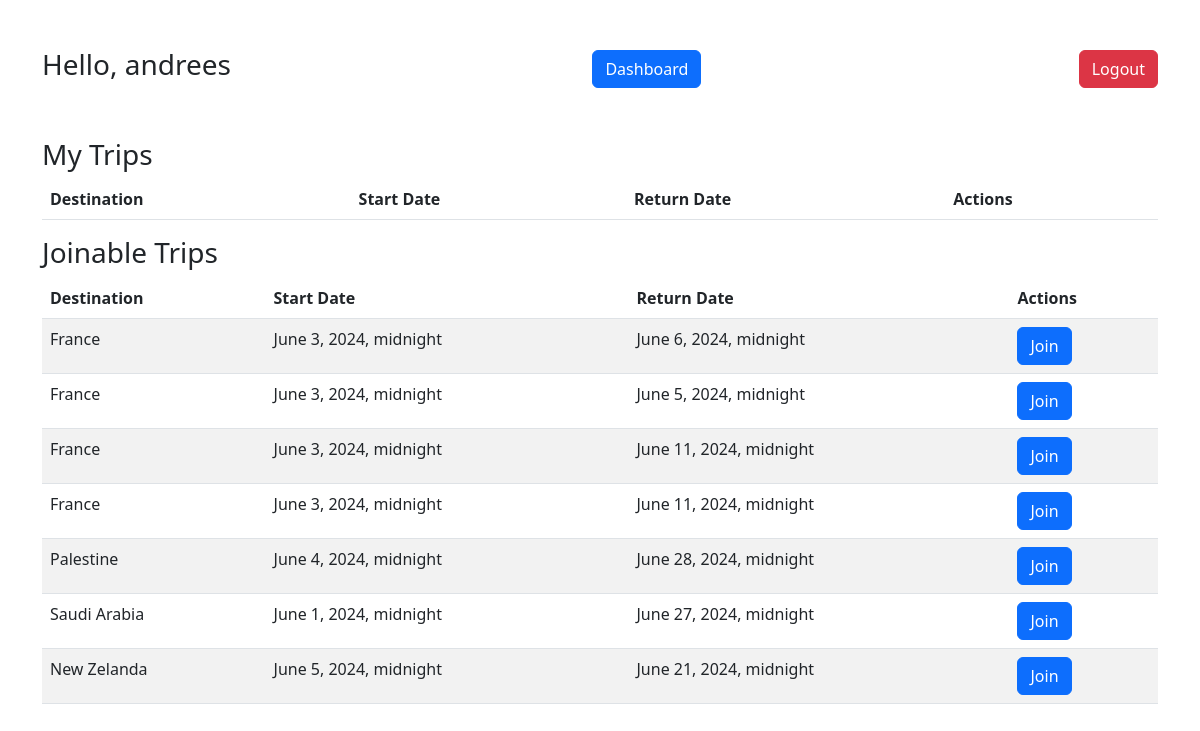
/mytrips (signed in), run on the app's committed database.
### myapp/models.py (models this page shows)
class User(models.Model):
    firstname = models.CharField(max_length=255)
    lastname = models.CharField(max_length=255)
    email = models.CharField(max_length=255)
    password = models.CharField(max_length=255)
    created_at = models.DateTimeField(auto_now_add=True)
    updated_at = models.DateTimeField(auto_now=True)
    objects = UserManager()

class Trip(models.Model):
    destination = models.CharField(max_length=255)
    start_date = models.DateTimeField()
    end_date = models.DateTimeField()
    travelers = models.ManyToManyField(User, related_name="trips")
    itinerary = models.CharField(max_length=50)
    created_at = models.DateTimeField(auto_now_add=True)
    updated_at = models.DateTimeField(auto_now=True)
    organizer = models.ForeignKey(User, related_name="user_trips", on_delete=models.CASCADE)
    objects = TripManager()

### myapp/views.py (the view)
# urls.py: path('mytrips', views.my_trips, name='my_trips'),
def my_trips(request):
    if 'user_id' not in request.session:
        return redirect('/')
    user = User.objects.get(id=request.session['user_id'])
    my_trips = user.trips.all()
    joinable_trips = Trip.objects.exclude(travelers=user)
    context = {
        'user': user,
        'my_trips': my_trips,
        'joinable_trips': joinable_trips,
    }
    return render(request, 'mytrips.html', context)

### myapp/Templates/mytrips.html (shortened to what this page needs)
<!DOCTYPE html>
<html lang="en">
<head>
    <link href="https://cdn.jsdelivr.net/npm/bootstrap@5.2.0-beta1/dist/css/bootstrap.min.css" rel="stylesheet">
</head>
<body>
    <div class="container mt-5">
        <div class="d-flex justify-content-between align-items-center">
            <h3>Hello, {{ user.firstname }}</h3>
            <a href="/dashboard" class="btn btn-primary me-3">Dashboard</a>
            <a href="/logout" class="btn btn-danger">Logout</a>
        </div>
    </div>
    <div class="container mt-5">
        <h3>My Trips</h3>
        <table class="table table-striped">
            <thead>
                <tr>
                    <th>Destination</th>
                    <th>Start Date</th>
                    <th>Return Date</th>
                    <th>Actions</th>
                </tr>
            </thead>
        </table>
        <h3>Joinable Trips</h3>
        <table class="table table-striped">
            <thead>
                <tr>
                    <th>Destination</th>
                    <th>Start Date</th>
                    <th>Return Date</th>
                    <th>Actions</th>
                </tr>
            </thead>
            <tbody>
                {% for trip in joinable_trips %}
                <tr>
                    <td>{{ trip.destination }}</td>
                    <td>{{ trip.start_date }}</td>
                    <td>{{ trip.end_date }}</td>
                    <td>
                        <form action="{% url 'join_trip' trip.id %}" method="POST">
                            <button type="submit" class="btn btn-primary">Join</button>
                        </form>
                    </td>
                </tr>
                {% endfor %}
            </tbody>
        </table>
    </div>
</body>
</html>

### data on the page
User: firstname "andrees"
Trip: destination "France", start_date "June 3, 2024, midnight", end_date "June 6, 2024, midnight"
Trip: destination "France", start_date "June 3, 2024, midnight", end_date "June 5, 2024, midnight"
Trip: destination "France", start_date "June 3, 2024, midnight", end_date "June 11, 2024, midnight"
Trip: destination "France", start_date "June 3, 2024, midnight", end_date "June 11, 2024, midnight"
Trip: destination "Palestine", start_date "June 4, 2024, midnight", end_date "June 28, 2024, midnight"
Trip: destination "Saudi Arabia", start_date "June 1, 2024, midnight", end_date "June 27, 2024, midnight"
Trip: destination "New Zelanda", start_date "June 5, 2024, midnight", end_date "June 21, 2024, midnight"
